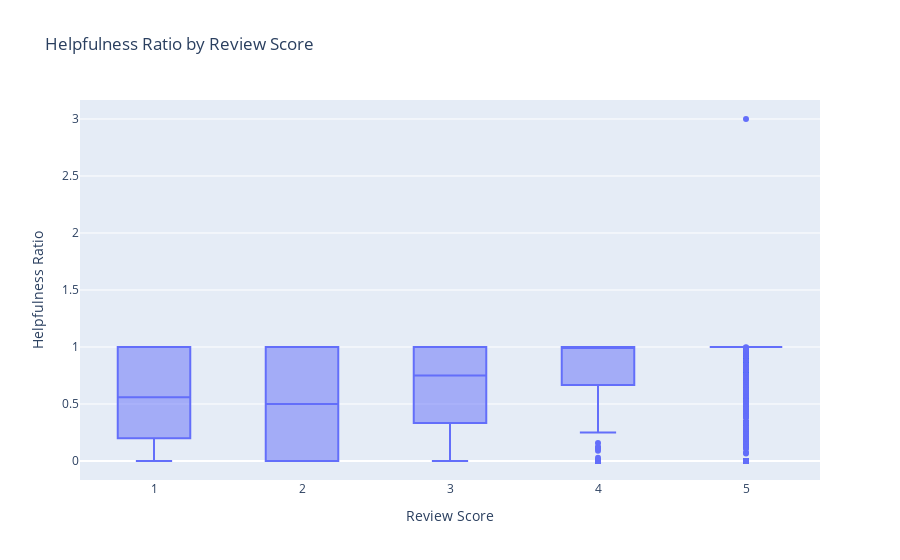

The notebook cell saved with this chart:
### Code cell
# Helpfulness Ratio vs. Scores
fig2 = px.box(data, x='Score', y='HelpfulnessRatio', title='Helpfulness Ratio by Review Score',
              labels={'Score': 'Review Score', 'HelpfulnessRatio': 'Helpfulness Ratio'})
fig2.show()

### Figure 1 — Plotly figure (JSON) as saved in the notebook; plotly's stock layout.template omitted (floating-point values rounded to 4 significant figures; data arrays with more than 128 entries replaced by an {"elided": "..."} marker saying what was removed)
{"data": [{"alignmentgroup": "True", "hovertemplate": "Review Score=%{x}<br>Helpfulness Ratio=%{y}<extra></extra>", "legendgroup": "", "marker": {"color": "#636efa"}, "name": "", "notched": false, "offsetgroup": "", "orientation": "v", "showlegend": false, "type": "box", "x": {"elided": "15742 int values"}, "x0": " ", "xaxis": "x", "y": {"elided": "15742 float values"}, "y0": " ", "yaxis": "y"}], "layout": {"boxmode": "group", "legend": {"tracegroupgap": 0}, "title": {"text": "Helpfulness Ratio by Review Score"}, "xaxis": {"anchor": "y", "domain": [0, 1], "title": {"text": "Review Score"}}, "yaxis": {"anchor": "x", "domain": [0, 1], "title": {"text": "Helpfulness Ratio"}}}}
